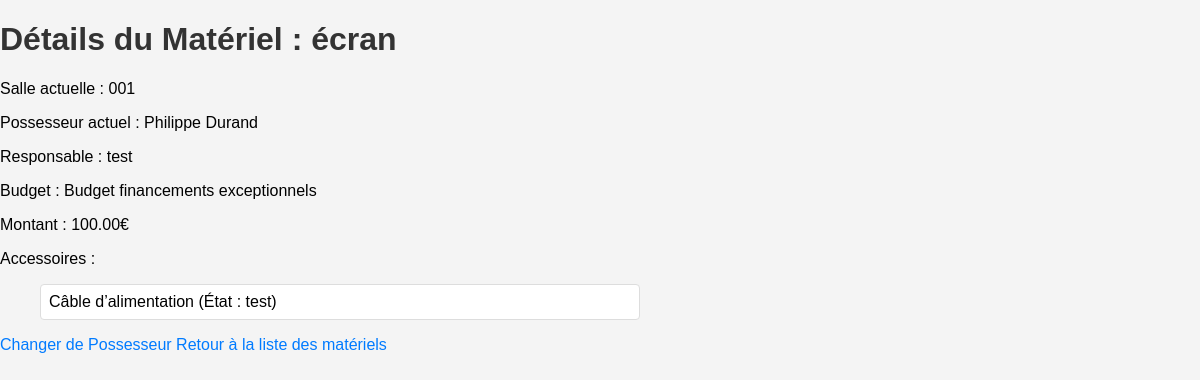
Page /pret/materiels/4/ on the committed database.
### pret/models.py (models this page shows, shortened)
class Materiel(models.Model):
    BUDGET_CHOICES = [
        ('annee_courante', 'Budget de l\'année courante'),
        ('projet', 'Budget projets'),
        ('exceptionnel', 'Budget financements exceptionnels'),
    ]
    nom = models.CharField(max_length=100)
    responsable = models.ForeignKey(Enseignant, on_delete=models.SET_NULL, null=True, related_name='materiels')
    salle_actuelle = models.ForeignKey(Salle, on_delete=models.SET_NULL, null=True, related_name='materiels')
    possesseur_actuel = models.ForeignKey(Enseignant, on_delete=models.SET_NULL, null=True, related_name='materiel_possede', blank=True)
    budget = models.CharField(max_length=20, choices=BUDGET_CHOICES, default='annee_courante')
    montant = models.DecimalField(max_digits=10, decimal_places=2, default=0.00)
    accessoires = models.ManyToManyField(Accessoire, blank=True)

class Salle(models.Model):
    numero = models.CharField(max_length=10)

class Enseignant(models.Model):
    nom = models.CharField(max_length=100)

class Accessoire(models.Model):
    nom = models.CharField(max_length=100)
    etat = models.CharField(max_length=100, blank=True)

### pret/views.py (the view)
# urls.py: path('materiels/<int:materiel_id>/', views.details_materiel, name='details_materiel'),
def details_materiel(request, materiel_id):
    materiel = get_object_or_404(Materiel, id=materiel_id)
    return render(request, 'pret/details_materiel.html', {'materiel': materiel})

### pret/templates/pret/details_materiel.html (shortened to what this page needs)
<!DOCTYPE html>
<html>
<head>
    {% load static %}
    <link rel="stylesheet" type="text/css" href="{% static 'styles.css' %}">
</head>
<body>
    <h1>Détails du Matériel : {{ materiel.nom }}</h1>
    <p>Salle actuelle : {{ materiel.salle_actuelle.numero }}</p>
    <p>Possesseur actuel : {{ materiel.possesseur_actuel.nom }}</p>
    <p>Responsable : {{ materiel.responsable.nom }}</p>
    <p>Budget : {{ materiel.get_budget_display }}</p>
    <p>Montant : {{ materiel.montant }}€</p>
    <p>Accessoires :</p>
    <ul>
        {% for accessoire in materiel.accessoires.all %}
        <li>{{ accessoire.nom }} (État : {{ accessoire.etat }})</li>
        {% endfor %}
    </ul>
    <a href="{% url 'emprunt_create' materiel.id %}">Changer de Possesseur</a>
    <a href="{% url 'liste_materiels' %}">Retour à la liste des matériels</a>
</body>
</html>

### pret/static/styles.css (style rules this page uses)
body { font-family: Arial, sans-serif; background-color: #f4f4f4; margin: 0; padding: 0; }
h1, h2, h3 { color: #333; }
ul { list-style-type: none; padding-left: 40px; padding-right: 40px; width: 50%; }
li { background: #fff; margin: 0.5rem 0; padding: 0.5rem; border: 1px solid #ddd; border-radius: 4px; overflow: hidden; }
a { text-decoration: none; color: #007bff; }

### rows in the picture
Materiel: nom "écran", salle_actuelle.numero "001", possesseur_actuel.nom "Philippe Durand", responsable.nom "test", budget "Budget financements exceptionnels", montant "100.00"
Accessoire: nom "Câble d’alimentation", etat "test"
